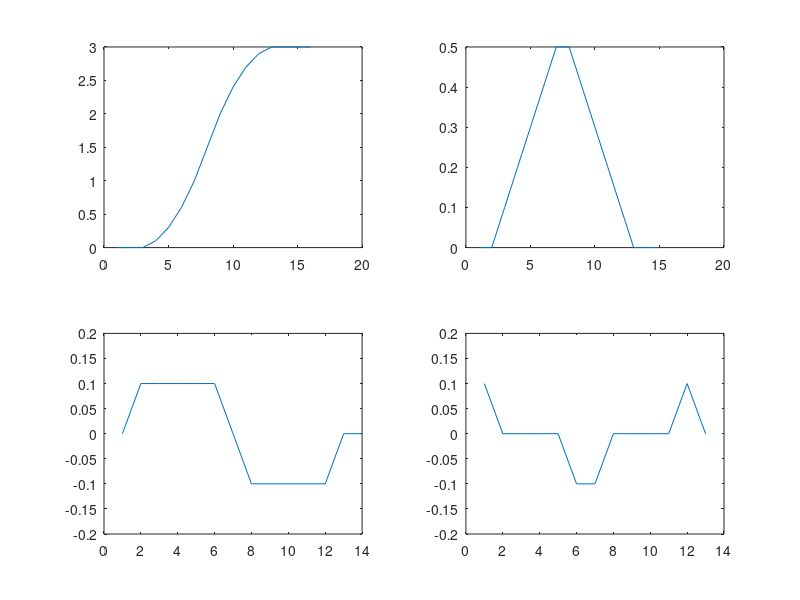

This figure's MATLAB source:
dt1 = [.1 .2 .3 .4 .5 .5 .4 .3 .2 .1];
dt2 = .3 * ones(1,10);

t1 = [0 0 0 cumsum(dt1) 3 3 3];
t2 = [0 0 0 cumsum(dt2) 3 3 3];

norm(diff([t1],3),Inf)
norm(diff([t1],3),2)
norm(diff([t2],3),Inf)
norm(diff([t2],3),2)

close all;
figure(1)
subplot(2,2,1)
plot(t1)
for i=1:3
    subplot(2,2,i+1)
    plot(diff(t1,i))
end